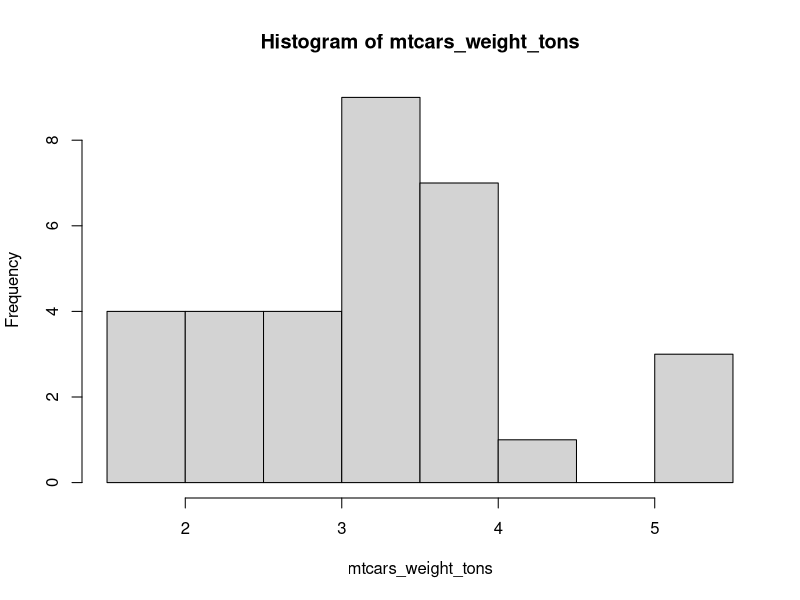
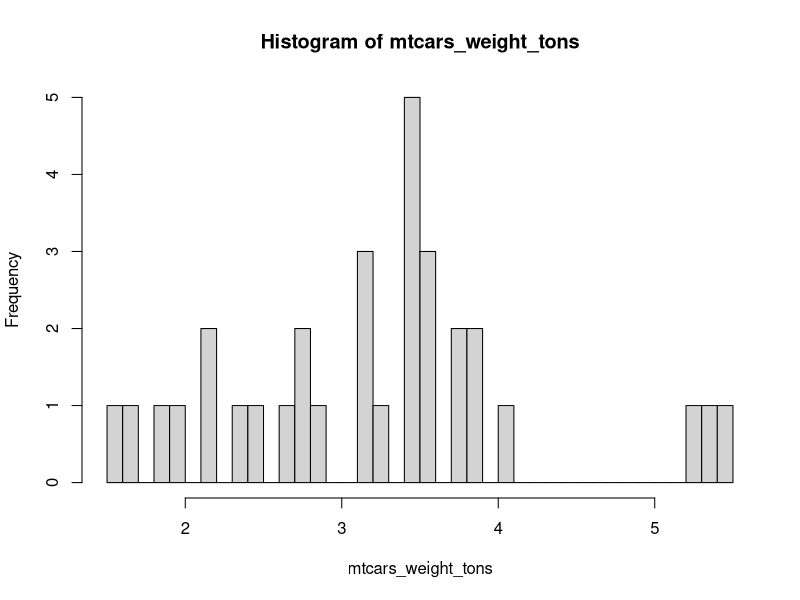

Source code (R) for these figures, in order:
## ---- chunk 1
km_to_m <- 1000
## ---- chunk 2
distance_a_to_b_km <- 7.56

distance_a_to_b_m <- distance_a_to_b_km * km_to_m
## ---- chunk 3
# These are numeric variables:
vector_of_numeric_variables <- c(4, 7.642, 9e5, 1/97) # recall, 9e5 = 9*10^5

# Show the output
vector_of_numeric_variables
## ---- chunk 4
# These are character variables:
vector_of_character_variables <- c("This is a character variable", "A second variable", "And another one")

# Show the output
vector_of_character_variables
## ---- chunk 5
numeric_vector_1 <- c(1, 2, 3, 4, 5)
numeric_vector_2 <- c(6:10) # 6:10 generates the values 6, 7, 8, 9, 10

combined_vector <- c(numeric_vector_1, numeric_vector_2)
combined_vector
## ---- chunk 6
character_vector_1 <- c("6", "7", "8")
# Note that the numbers are now in quotation marks!
# They will be treated as characters, not numerics!

combining_numeric_and_character <- c(numeric_vector_1, character_vector_1)
combining_numeric_and_character
## ---- chunk 7
converted_character_vector_1 <- as.numeric(character_vector_1)

combining_numeric_and_converted_character <- c(numeric_vector_1, converted_character_vector_1)

combining_numeric_and_converted_character
## ---- chunk 8
character_vector_2 <- c("10", "11", "text")
# The value "text", can not be interpreted as a number

as.numeric(character_vector_2)
## ---- chunk 9
str(vector_of_numeric_variables)
## ---- chunk 10
str(vector_of_character_variables)
## ---- chunk 11
str(1:5)
## ---- chunk 12
mtcars_weight_tons <- mtcars$wt 

# note that it is a good idea to include the unit in the variable name
mtcars_weight_tons
## ---- chunk 13
str(mtcars_weight_tons)
## ---- chunk 14
length(mtcars_weight_tons)
## ---- chunk 15
# Mean weight:
mean(mtcars_weight_tons)

# Median weight:
median(mtcars_weight_tons)

# Standard deviation:
sd(mtcars_weight_tons)
## ---- chunk 16
hist(mtcars_weight_tons)
## ---- chunk 17
hist(mtcars_weight_tons, breaks = 30)
## ---- chunk 18
mtcars$cyl

unique(mtcars$cyl)
## ---- chunk 19
test_indexing_vector <- seq(1, 32, 1) 
# Seq generates a sequence from the first argument (1) to the second argument (32) 
# The size of the steps is given by the third argument

test_indexing_vector
## ---- chunk 20
test_indexing_vector[1]
## ---- chunk 21
test_indexing_vector[c(1, 2)]
## ---- chunk 22
test_indexing_vector[-c(11:32)] # this removes all indexes from 11 to 32
## ---- chunk 23
accuracy_coded <- c(0, 1, 1, 1, 1, -2, 99, 1, 11, 0)
accuracy_coded
## ---- chunk 24
mean(accuracy_coded)
## ---- chunk 25
index_where_accuracy_11 <- which(accuracy_coded == 11)

accuracy_coded[index_where_accuracy_11] <- 1
# or in one line:
# accuracy_coded[which(accuracy_coded == 11)] <- 1

accuracy_coded
## ---- chunk 26
accuracy_coded[-which(accuracy_coded != 0 & accuracy_coded != 1)]
## ---- chunk 27
# Note that now we are not using the - operator
# We want to replace values that are not 0 or 1
accuracy_coded[which(accuracy_coded != 0 & accuracy_coded != 1)] <- NA
## ---- chunk 28
mean(accuracy_coded)
## ---- chunk 29

response_times_ms <- c(
  230.7298, 620.6292, 188.8168, 926.2940, 887.4730,
  868.6299, 834.5548, 875.2154, 239.7057, 667.3095,
  -142.891, 10000, 876.9879
  )
## ---- chunk 30
item_15_responses <- c("1", "3", "2", "1", "2", "none", "4", "1", "3", "2", "1", "1", "none")
## ---- chunk 31
response_values <- c(91, 82, 69, 74, 62, 19, 84, 61, 92, 53)
is_response_valid <- c("yes", "yes", "yes", "yes", "yes",
                       "no", "yes", "yes", "yes", "no")
## ---- chunk 32
valid_responses <- response_values[which(is_response_valid == "yes")]
mean(valid_responses)
